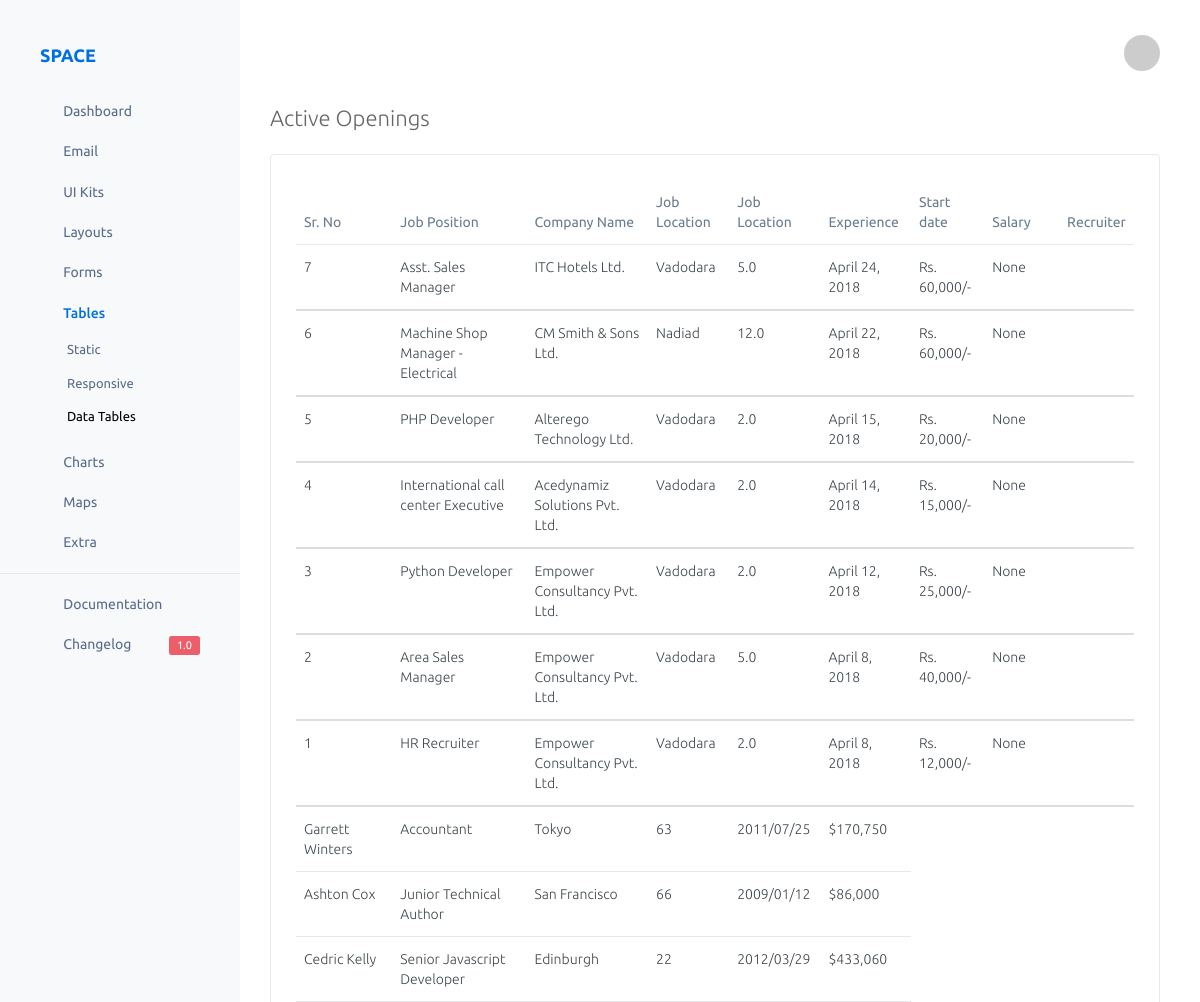
/dashboard/active-openings/ (signed in, upper part), run on an earlier commit of the app's database.
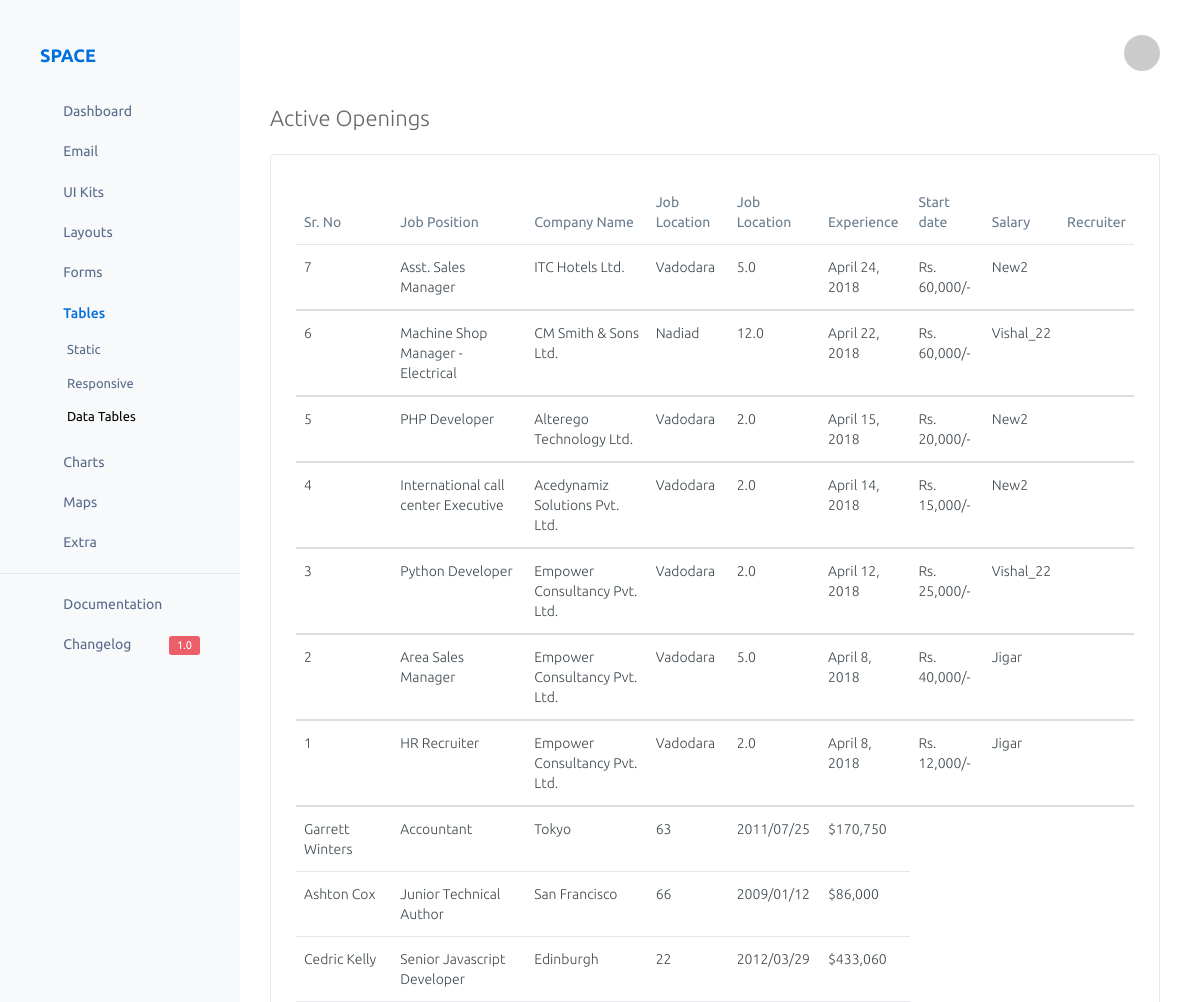
And on a later commit of the database.
### jobopening/models.py (models this page shows, shortened)
class Jobopening(models.Model):
    assign_recruiter = models.ForeignKey(
        AUTH_USER_MODEL,
        on_delete=models.CASCADE,
        related_name="Recruiter_Handling",
        null=True,
        blank=True,
    )
    job_title = models.CharField(max_length=50, verbose_name='Designation', editable=True)
    slug = models.SlugField(max_length=40)
    company_name = models.ForeignKey(CompanyProfile, on_delete=models.CASCADE, verbose_name='Company Name')
    job_location = models.ForeignKey(JobLocation, on_delete=models.CASCADE, verbose_name='Job Location')
    job_location_sample = models.CharField(choices=JOB_LOCATION_CHOICES, max_length=20, null=True,
                                           verbose_name='Sample Job Location')
    experience = models.DecimalField(decimal_places=1, max_digits=5, null=True, verbose_name='Experience')
    skill = models.CharField(max_length=100, verbose_name='Skills')
    qualification = models.CharField(choices=QUALIFICATION_CHOICES, max_length=100, verbose_name='Qualification')
    salary_budget = models.DecimalField(decimal_places=0, max_digits=10, null=True, verbose_name='Salary Criteria')
    referral_reward = models.DecimalField(decimal_places=0, max_digits=10, null=True, verbose_name='Referral Amount')
    industry = models.ForeignKey(Industry, null=True, blank=True)
    functional_area = models.ForeignKey(FunctionalArea, null=True, blank=True)
    role_category = models.CharField(max_length=50, verbose_name='Role Category')
    employment_type = models.CharField(max_length=50, verbose_name='Employment Type')
    job_description = models.TextField(verbose_name='Job Description')
    nice_to_have = models.CharField(max_length=500, verbose_name='Nice To Have', null=True)
    job_created = models.DateTimeField(auto_created=True, null=True)
    active = models.BooleanField(default=True)
    Questions = models.ManyToManyField(ApplicationQuestions, default=None, verbose_name='Application Questionnaires')
    objects = JobOpeningManager()
    tags = TaggableManager()
    class Meta:
        ordering = ["-job_created"]

class JobLocation(models.Model):
    job_location = models.CharField(max_length=20)
    slug = models.SlugField()
    def __str__(self):
        return self.job_location
    class Meta:
        ordering = ["id"]

### employer/models.py (models this page shows, shortened)
class CompanyProfile(models.Model):
    company = models.CharField(max_length=50)
    slug = models.SlugField(max_length=40)
    company_profile = models.TextField()
    company_location = models.CharField(choices=JOB_LOCATION_CHOICES, max_length=50)
    company_website = models.URLField(verbose_name='Website', default=None)
    company_date_created = models.DateTimeField(auto_created=True)
    def __str__(self):
        return self.company

### dashboard/views.py (the view)
@login_required()
def total_job_opening_list(request):
    context = {
        'job_opening_list': Jobopening.objects.all(),
    }
    return render(request, 'dashboard_admin/active_openings.html', context)

### jobopening/models.py (called while the page is built)
    def active(self):
        return self.filter(active=True)

    def get_queryset(self):
        return JobOpeningQueryset(self.model, using=self._db)

    def all(self, **kwargs):
        return self.get_queryset().active()

### dashboard/templates/dashboard_admin/active_openings.html (shortened to what the changed rows need)
{% extends 'dashboard_admin/employee_base.html' %}
{% load static %}
{% load staticfiles %}
{% load humanize %}
{% block content %}
    <body>
        <div class="page-container">
            <div class="page-content">
                <div class="page-inner">
                <div id="main-wrapper">
                    <div class="row">
                        <div class="col-md-12">
                            <div class="panel panel-white">
                                <div class="panel-body">
                                   <div class="table-responsive">
                                    <table id="example" class="display table" style="width: 100%; cellspacing: 0;">
                                        <thead>
                                            <tr>
                                                <th>Sr. No</th>
                                                <th>Job Position</th>
                                                <th>Company Name</th>
                                                <th>Job Location</th>
                                                <th>Job Location</th>
                                                <th>Experience</th>
                                                <th>Start date</th>
                                                <th>Salary</th>
                                                <th>Recruiter</th>
                                            </tr>
                                        </thead>
                                    {% for act in job_opening_list %}
                                        <tbody>
                                            <tr>
                                                <td> {{ act.id }}</td>
                                                <td>{{ act.job_title }}</td>
                                                <td>{{ act.company_name }}</td>
                                                <td>{{ act.job_location }}</td>
                                                <td>{{ act.experience }}</td>
                                                <td>{{ act.job_created | date }}</td>
                                                <td>Rs. {{ act.salary_budget | intcomma}}/-</td>
                                                <td> {{ act.assign_recruiter }}</td>
                                            </tr>
                                        </tbody>
                                    {% endfor %}
                                       </table>
                                    </div>
                                </div>
                            </div>
                        </div>
                    </div>
                </div>
                </div>
            </div>
        </div>
    </body>
{% endblock %}

What changed in the data, as far as the page shows it:
changed Jobopening "Asst. Sales Manager": assign_recruiter "None" → "New2"
changed Jobopening "Machine Shop Manager - Electrical": assign_recruiter "None" → "Vishal_22"
changed Jobopening "PHP Developer": assign_recruiter "None" → "New2"
changed Jobopening "International call center Executive": assign_recruiter "None" → "New2"
changed Jobopening "Python Developer": assign_recruiter "None" → "Vishal_22"
changed Jobopening "Area Sales Manager": assign_recruiter "None" → "Jigar"
changed Jobopening "HR Recruiter": assign_recruiter "None" → "Jigar"
